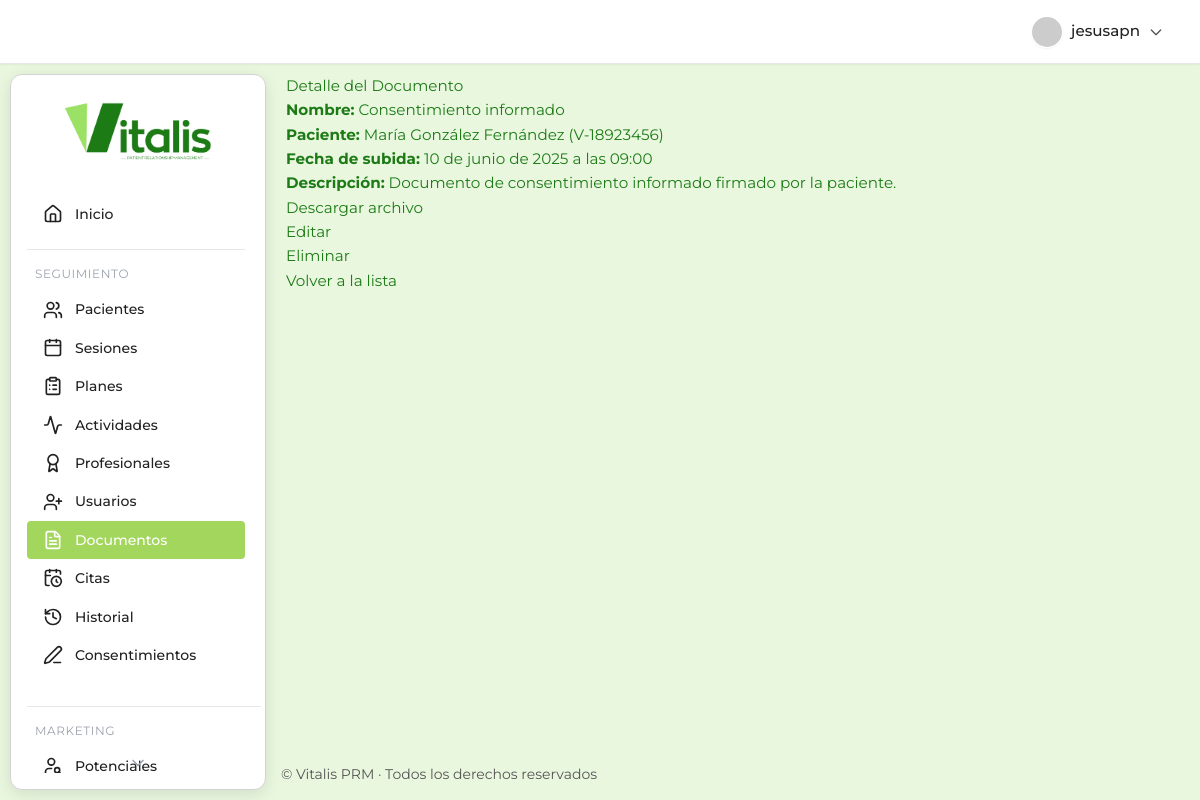
Page /consultorio/documentos/1/ (signed in) on the committed database.
### prm_salud/consultorio/models.py (models this page shows, shortened)
class DocumentoPaciente(models.Model):
    paciente = models.ForeignKey(Paciente, on_delete=models.CASCADE, related_name='documentos')
    nombre = models.CharField(max_length=255)
    archivo = models.FileField(upload_to='documentos_pacientes/')
    fecha_subida = models.DateTimeField(auto_now_add=True)
    descripcion = models.TextField(blank=True)

class Paciente(models.Model):
    id_paciente = models.CharField(max_length=50, unique=True, editable=False, primary_key=True) # ID único generado
    nombres = models.CharField(max_length=100, verbose_name="Nombres")
    apellidos = models.CharField(max_length=100, verbose_name="Apellidos")
    fecha_nacimiento = models.DateField(verbose_name="Fecha de Nacimiento")
    genero = models.CharField(
        max_length=20,
        choices=[
            ('Femenino', 'Femenino'),
            ('Masculino', 'Masculino'),
            ('Prefiero no decir', 'Prefiero no decir')
        ],
        verbose_name="Género"
    )
    cedula_identidad = models.CharField(max_length=20, unique=True, verbose_name="Cédula de Identidad")
    telefono = models.CharField(max_length=20, blank=True, null=True, verbose_name="Teléfono")
    email = models.EmailField(blank=True, null=True, verbose_name="Email")
    direccion = models.CharField(max_length=255, blank=True, null=True, verbose_name="Dirección")
    estado_paciente = models.CharField(
        max_length=20,
        choices=[
            ('Activo', 'Activo'),
            ('En Pausa', 'En Pausa'),
            ('Dado de Alta', 'Dado de Alta'),
            ('No Acude', 'No Acude'),
            ('Nuevo', 'Nuevo')
        ],
        default='Activo',
        verbose_name="Estado del Paciente"
    )
    fecha_registro = models.DateField(auto_now_add=True, verbose_name="Fecha de Registro")
    fuente_referencia = models.CharField(
        max_length=50,
        choices=[
            ('Recomendación de Paciente', 'Recomendación de Paciente'),
            ('Redes Sociales', 'Redes Sociales'),
            ('Google Ads', 'Google Ads'),
            ('Otro Profesional de Salud', 'Otro Profesional de Salud'),
            ('Directo', 'Directo'),
            ('Desconocido', 'Desconocido')
        ],
        default='Desconocido',
        verbose_name="Fuente de Referencia"
    )
    motivo_principal_consulta_inicial = models.TextField(blank=True, null=True, verbose_name="Motivo Principal de Consulta Inicial")
    estado_inicial_valoracion = models.CharField(max_length=50, blank=True, null=True, verbose_name="Estado Inicial de Valoración")
    foto = models.ImageField(upload_to='pacientes/fotos/', blank=True, null=True, verbose_name="Foto")
    foto_offset_x = models.PositiveSmallIntegerField(default=50, verbose_name="Posición X de la Foto")
    foto_offset_y = models.PositiveSmallIntegerField(default=50, verbose_name="Posición Y de la Foto")
    class Meta:
        verbose_name = "Paciente"
        verbose_name_plural = "Pacientes"
        ordering = ['apellidos', 'nombres'] # Ordenar por apellido y nombre por defecto
    def __str__(self):
        return f"{self.nombres} {self.apellidos} ({self.cedula_identidad})"

### prm_salud/consultorio/views.py (the view)
# urls.py: path('documentos/<int:pk>/', views.DocumentoPacienteDetailView.as_view(), name='documentopaciente_detail'),
class DocumentoPacienteDetailView(LoginRequiredMixin, DetailView):
    model = DocumentoPaciente
    template_name = 'consultorio/documentos/documentopaciente_detail.html'
    context_object_name = 'documento'

### prm_salud/consultorio/templates/consultorio/documentos/documentopaciente_detail.html
{% extends 'consultorio/base.html' %} {% block content %}
<h2>Detalle del Documento</h2>
<p><strong>Nombre:</strong> {{ documento.nombre }}</p>
<p><strong>Paciente:</strong> {{ documento.paciente }}</p>
<p><strong>Fecha de subida:</strong> {{ documento.fecha_subida }}</p>
<p><strong>Descripción:</strong> {{ documento.descripcion }}</p>
<p>
  <a href="{{ documento.archivo.url }}" target="_blank">Descargar archivo</a>
</p>
<a
  href="{% url 'consultorio:documentopaciente_update' documento.pk %}"
  class="btn btn-primary"
  >Editar</a
>
<a
  href="{% url 'consultorio:documentopaciente_delete' documento.pk %}"
  class="btn btn-danger"
  >Eliminar</a
>
<a
  href="{% url 'consultorio:documentopaciente_list' %}"
  class="btn btn-secondary"
  >Volver a la lista</a
>
{% endblock %}

### prm_salud/consultorio/templates/consultorio/base.html (shortened to what this page needs)
{% load static %}
<!DOCTYPE html>
<html lang="es">
  <head>
    <link
      href="https://cdn.jsdelivr.net/npm/tailwindcss@2.2.19/dist/tailwind.min.css"
      rel="stylesheet"
    />
    <link
      rel="stylesheet"
      href="https://cdn.jsdelivr.net/npm/flatpickr/dist/flatpickr.min.css"
    />
    <link rel="stylesheet" href="{% static 'consultorio/css/main.css' %}" />
  </head>
  <body class="main-body-layout bg-[#e9f7df] text-text-main font-montserrat">
    <header
      class="flex justify-end items-center px-6 py-3 shadow-sm sticky top-0 left-0 right-0 z-20 w-full header-modern border-b border-gray-200"
    >
      <div class="relative">
        {% if user.is_authenticated %}
        <button
          id="user-menu-btn"
          onclick="toggleUserDropdown()"
          class="flex items-center gap-2 rounded-full px-3 py-1 hover:bg-gray-100 focus:outline-none focus:ring-2 focus:ring-primary"
        >
          <img
            src="https://ui-avatars.com/api/?name={{ user.get_full_name|default:user.username }}&background=4f46e5&color=fff&rounded=true&size=32"
            alt="Avatar"
            class="rounded-full shadow-sm border border-white"
          />
          <span class="font-medium"
            >{{ user.get_full_name|default:user.username }}</span
          >
          <svg
            fill="none"
            stroke="currentColor"
            stroke-width="2"
            stroke-linecap="round"
            stroke-linejoin="round"
            viewBox="0 0 24 24"
            class="w-4 h-4 text-gray-400"
          >
            <path d="M19 9l-7 7-7-7"></path>
          </svg>
        </button>
        {% endif %} {% block header_actions %}{% endblock %}
      </div>
    </header>
    <div class="content-wrapper">
      <aside
        class="sidebar-card-container"
        style="
          top: calc(64px + 10px);
          left: 10px;
          height: calc(100vh - (64px + 10px) - 10px);
        "
      >
        <div class="flex justify-center items-center h-28">
          <a href="{% url 'consultorio:dashboard' %}">
            <img
              src="{% static 'consultorio/img/PRMlogo.png' %}"
              alt="Logo Vitalis PRM"
              class="h-16 transition-transform duration-200 hover:scale-105"
            />
          </a>
        </div>
        <nav
          id="sidebar-scroll"
          class="flex flex-col gap-2 px-4 pr-2 overflow-y-scroll hide-scrollbar relative"
        >
          <a
            href="{% url 'consultorio:dashboard' %}"
            class="sidebar-link flex items-center gap-3 py-3 px-3 rounded-lg {% if request.path == '/consultorio/' %}sidebar-active{% endif %}"
          >
            <i data-lucide="home" class="w-5 h-5"></i><span>Inicio</span>
          </a>
          <div class="mt-2 border-t border-gray-200 pt-4 mr-4">
            <h3
              class="text-xs text-gray-400 uppercase tracking-wider mb-2 ml-2"
            >
              Seguimiento
            </h3>
            <a
              href="{% url 'consultorio:paciente_list' %}"
              class="sidebar-link flex items-center gap-3 py-3 px-3 rounded-lg {% if 'pacientes' in request.path %}sidebar-active{% endif %}"
            >
              <i data-lucide="users" class="w-5 h-5"></i><span>Pacientes</span>
            </a>
            <a
              href="{% url 'consultorio:sesion_list' %}"
              class="sidebar-link flex items-center gap-3 py-3 px-3 rounded-lg {% if 'sesiones' in request.path %}sidebar-active{% endif %}"
            >
              <i data-lucide="calendar" class="w-5 h-5"></i
              ><span>Sesiones</span>
            </a>
            <a
              href="{% url 'consultorio:plan_list' %}"
              class="sidebar-link flex items-center gap-3 py-3 px-3 rounded-lg {% if 'planes' in request.path %}sidebar-active{% endif %}"
            >
              <i data-lucide="clipboard-list" class="w-5 h-5"></i
              ><span>Planes</span>
            </a>
            <a
              href="{% url 'consultorio:actividad_list' %}"
              class="sidebar-link flex items-center gap-3 py-3 px-3 rounded-lg {% if 'actividades' in request.path %}sidebar-active{% endif %}"
            >
              <i data-lucide="activity" class="w-5 h-5"></i
              ><span>Actividades</span>
            </a>
            <a
              href="{% url 'consultorio:profesional_list' %}"
              class="sidebar-link flex items-center gap-3 py-3 px-3 rounded-lg {% if 'profesionales' in request.path %}sidebar-active{% endif %}"
            >
              <i data-lucide="award" class="w-5 h-5"></i
              ><span>Profesionales</span>
            </a>
            <a
              href="{% url 'consultorio:user_list' %}"
              class="sidebar-link flex items-center gap-3 py-3 px-3 rounded-lg {% if 'usuarios' in request.path %}sidebar-active{% endif %}"
            >
              <i data-lucide="user-plus" class="w-5 h-5"></i
              ><span>Usuarios</span>
            </a>
            <a
              href="{% url 'consultorio:documentopaciente_list' %}"
              class="sidebar-link flex items-center gap-3 py-3 px-3 rounded-lg {% if 'documentos' in request.path %}sidebar-active{% endif %}"
            >
              <i data-lucide="file-text" class="w-5 h-5"></i
              ><span>Documentos</span>
            </a>
            <a
              href="{% url 'consultorio:cita_list' %}"
              class="sidebar-link flex items-center gap-3 py-3 px-3 rounded-lg {% if 'citas' in request.path %}sidebar-active{% endif %}"
            >
              <i data-lucide="calendar-clock" class="w-5 h-5"></i
              ><span>Citas</span>
            </a>
            <a
              href="{% url 'consultorio:historialcambios_list' %}"
              class="sidebar-link flex items-center gap-3 py-3 px-3 rounded-lg {% if 'historiales' in request.path %}sidebar-active{% endif %}"
            >
              <i data-lucide="history" class="w-5 h-5"></i
              ><span>Historial</span>
            </a>
            <a
              href="{% url 'consultorio:consentimiento_list' %}"
              class="sidebar-link flex items-center gap-3 py-3 px-3 rounded-lg {% if 'consentimientos' in request.path %}sidebar-active{% endif %}"
            >
              <i data-lucide="pen-line" class="w-5 h-5"></i
              ><span>Consentimientos</span>
            </a>
          </div>
          <div class="mt-6 border-t border-gray-200 pt-4">
            <h3
              class="text-xs text-gray-400 uppercase tracking-wider mb-2 ml-2"
            >
              Marketing
            </h3>
            <a
              href="{% url 'consultorio:pacientepotencial_list' %}"
              class="sidebar-link flex items-center gap-3 py-3 px-3 rounded-lg {% if 'marketing/potenciales' in request.path %}sidebar-active{% endif %}"
            >
              <i data-lucide="user-search" class="w-5 h-5"></i
              ><span>Potenciales</span>
            </a>
          </div>
        </nav>
        <div id="scroll-indicator" class="flex justify-center -mt-2">
          <i
            data-lucide="chevron-down"
            class="w-5 h-5 text-gray-400 animate-bounce"
          ></i>
        </div>
      </aside>
      <main class="flex-1 overflow-auto main-content-offset">
        {% block content %}{% endblock %}
      </main>
    </div>
    <footer
      class="text-sm text-text-main py-4 mt-auto"
      style="
        border-top: none;
        text-align: left;
        padding-left: calc(16rem + 20px + 5px);
      "
    >
      &copy; {{ now|date:"Y" }} Vitalis PRM · Todos los derechos reservados
    </footer>
  </body>
</html>

### prm_salud/consultorio/static/consultorio/css/main.css (style rules this page uses)
:root { --primary: #A3D65C; --primary-dark: #2E7D32; --primary-hover: #2E7D32; --accent: #A3D65C; --warning: #FFCC00; --danger: #E74C3C; --info: #3498DB; --bg-light: #e9f7df; --bg-section: #F9F9F9; --bg-hover: #F1F8E9; --card-shadow: 0 4px 16px rgba(0,0,0,0.1); --table-border: #D3D3D3; --text-primary: #212121; --text-secondary: #555555; --text-light: #ECF0F1; --border-light: #D3D3D3; --border-dark: #2E7D32; --sidebar-bg: #FFFFFF; --sidebar-border: #D3D3D3; --sidebar-hover-bg: #F1F8E9; --text-white: #fff; --text-muted: var(--text-secondary); --btn-secondary: #D3D3D3; --btn-secondary-hover: #B0B0B0; --icon-main: #2E7D32; --icon-hover: #A3D65C; }
body { font-family: 'Montserrat', 'Segoe UI', Arial, sans-serif !important; font-size: 0.95rem; line-height: 1.6; color: #1D7B16; background-color: var(--bg-light); min-height: 100vh; display: flex; flex-direction: column; transition: background-color 0.3s ease, color 0.3s ease; margin: 0; }
aside { display: flex; flex-direction: column; overflow-y: auto; flex-shrink: 0; transition: background-color 0.3s ease; }
aside a img { height: 3.5rem; display: block; margin: 0 auto; transition: transform 0.2s ease-in-out; }
aside nav { flex-grow: 1; padding: 0.5rem 0; font-size: 0.875rem; display: flex; flex-direction: column; gap: 0.5rem; overflow-y: auto; padding-right: 4px; }
.sidebar-link { display: flex; align-items: center; padding: 0.5rem 1rem; border-radius: 0.25rem; transition: background-color 0.2s ease, color 0.2s ease; font-weight: 500; cursor: pointer; color: var(--text-primary); }
header { padding: 1rem 2rem; display: flex; align-items: center; justify-content: space-between; z-index: 10; flex-shrink: 0; transition: background-color 0.3s ease; }
header #user-menu-btn { display: flex; align-items: center; gap: 0.5rem; padding: 0.5rem 0.75rem; border-radius: 9999px; cursor: pointer; background-color: transparent; border: none; transition: background-color 0.2s ease; outline: none; }
header #user-menu-btn img { height: 2rem; width: 2rem; border-radius: 9999px; box-shadow: 0 1px 2px rgba(0,0,0,0.05); }
header #user-menu-btn span { font-weight: 500; color: var(--text-primary); }
header #user-menu-btn svg { width: 1rem; height: 1rem; color: var(--text-secondary); }
main { flex: 1; display: flex; flex-direction: column; min-height: 0; padding: 2.5rem 2rem; overflow-y: auto; }
footer { text-align: center; font-size: 0.75rem; color: var(--text-secondary); padding: 1.5rem 0; border-top: 1px solid var(--border-light); background: var(--bg-section); box-shadow: none; flex-shrink: 0; width: 100%; }
body, .font-montserrat { font-family: 'Montserrat', 'Segoe UI', Arial, sans-serif !important; }
:root { --bg-sidebar-dark: #FFFFFF; --border-sidebar-border: var(--border-light); --sidebar-hover-bg: #F0F0F0; --text-white: #fff; --text-muted: var(--text-secondary); }
.sidebar-card-container { overflow-y: hidden; }
.sidebar-card-container nav { overflow-y: auto; padding-right: 4px; }

### rows in the picture
DocumentoPaciente: nombre "Consentimiento informado", paciente "María González Fernández (V-18923456)", fecha_subida "10 de junio de 2025 a las 09:00", descripcion "Documento de consentimiento informado firmado por la paciente."

### other values in the picture
{{ user.get_full_name|default:user.username }} "jesusapn"
